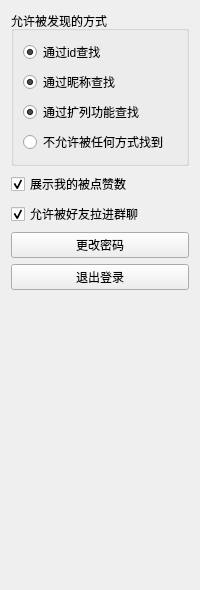
            <widget class="QWidget" name="page_set_account">
             <layout class="QVBoxLayout" name="verticalLayout_15">
              <item>
               <widget class="QGroupBox" name="groupBox_2">
                <property name="title">
                 <string>允许被发现的方式</string>
                </property>
                <property name="flat">
                 <bool>false</bool>
                </property>
                <property name="checkable">
                 <bool>false</bool>
                </property>
                <layout class="QVBoxLayout" name="verticalLayout_14">
                 <item>
                  <widget class="QRadioButton" name="radio_seek_by_id">
                   <property name="text">
                    <string>通过id查找</string>
                   </property>
                   <property name="checked">
                    <bool>true</bool>
                   </property>
                   <property name="autoExclusive">
                    <bool>false</bool>
                   </property>
                  </widget>
                 </item>
                 <item>
                  <widget class="QRadioButton" name="radio_seek_by_nickname">
                   <property name="text">
                    <string>通过昵称查找</string>
                   </property>
                   <property name="checked">
                    <bool>true</bool>
                   </property>
                   <property name="autoExclusive">
                    <bool>false</bool>
                   </property>
                  </widget>
                 </item>
                 <item>
                  <widget class="QRadioButton" name="radio_seek_by_rand">
                   <property name="text">
                    <string>通过扩列功能查找</string>
                   </property>
                   <property name="checked">
                    <bool>true</bool>
                   </property>
                   <property name="autoExclusive">
                    <bool>false</bool>
                   </property>
                  </widget>
                 </item>
                 <item>
                  <widget class="QRadioButton" name="radio_seek_by_noway">
                   <property name="text">
                    <string>不允许被任何方式找到</string>
                   </property>
                   <property name="autoExclusive">
                    <bool>false</bool>
                   </property>
                  </widget>
                 </item>
                </layout>
               </widget>
              </item>
              <item>
               <widget class="QCheckBox" name="checkBox_likes">
                <property name="text">
                 <string>展示我的被点赞数</string>
                </property>
                <property name="checked">
                 <bool>true</bool>
                </property>
               </widget>
              </item>
              <item>
               <widget class="QCheckBox" name="checkBox_group">
                <property name="text">
                 <string>允许被好友拉进群聊</string>
                </property>
                <property name="checked">
                 <bool>true</bool>
                </property>
               </widget>
              </item>
              <item>
               <widget class="QPushButton" name="btn_update_password">
                <property name="text">
                 <string>更改密码</string>
                </property>
               </widget>
              </item>
              <item>
               <widget class="QPushButton" name="btn_logout">
                <property name="text">
                 <string>退出登录</string>
                </property>
               </widget>
              </item>
              <item>
               <spacer name="verticalSpacer_9">
                <property name="orientation">
                 <enum>Qt::Orientation::Vertical</enum>
                </property>
                <property name="sizeHint" stdset="0">
                 <size>
                  <width>20</width>
                  <height>289</height>
                 </size>
                </property>
               </spacer>
              </item>
             </layout>
            </widget>
